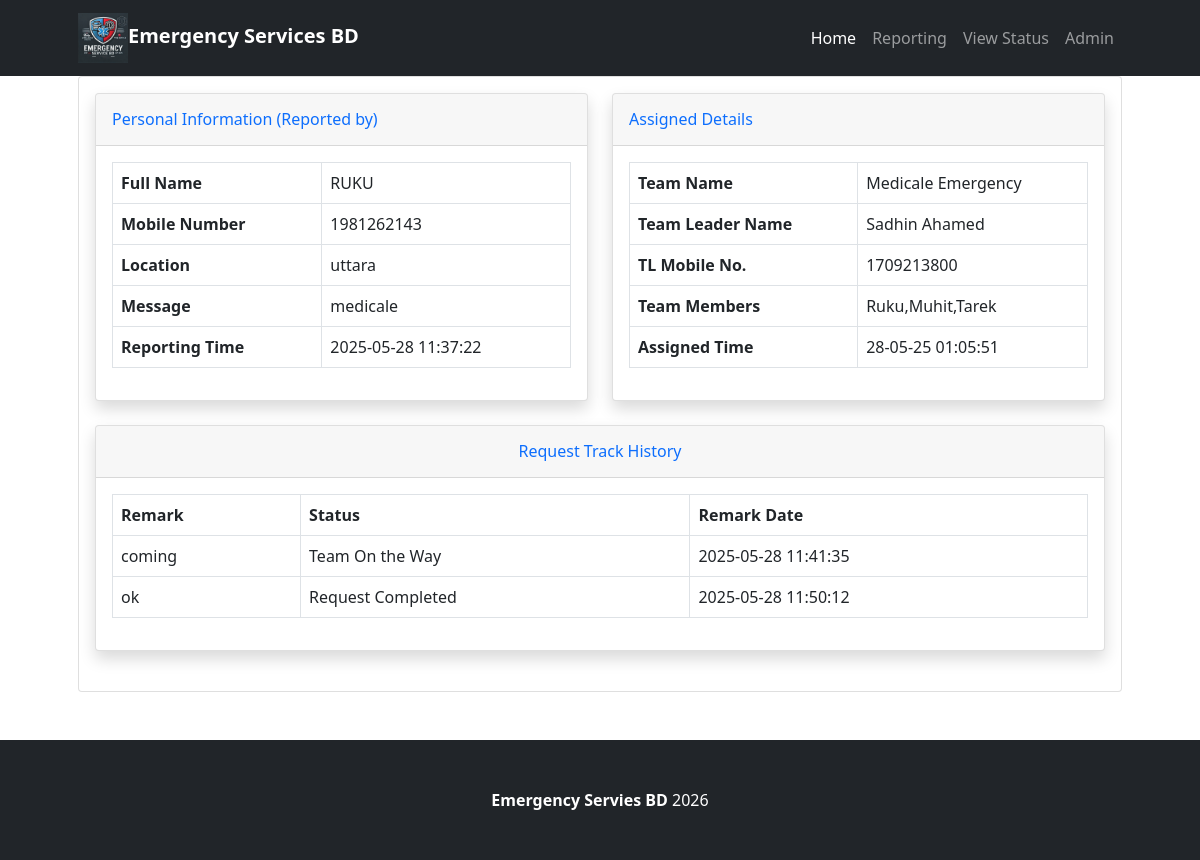
/ofrs/details.php?requestid=7, run on the app's committed database.
### tables this page shows
CREATE TABLE `tblsite` (
  `id` int(11) NOT NULL,
  `siteTitle` varchar(255) DEFAULT NULL,
  `siteLogo` varchar(255) DEFAULT NULL
);

CREATE TABLE `tblfirereport` (
  `id` int(11) NOT NULL,
  `fullName` varchar(255) DEFAULT NULL,
  `mobileNumber` bigint(12) DEFAULT NULL,
  `location` mediumtext DEFAULT NULL,
  `messgae` mediumtext DEFAULT NULL,
  `assignTo` int(11) DEFAULT NULL,
  `status` varchar(120) DEFAULT NULL,
  `postingDate` timestamp NULL DEFAULT current_timestamp(),
  `assignTime` varchar(255) DEFAULT NULL,
  `assignTme` varchar(255) NOT NULL
);

CREATE TABLE `tblteams` (
  `id` int(11) NOT NULL,
  `teamName` varchar(255) DEFAULT NULL,
  `teamLeaderName` varchar(255) DEFAULT NULL,
  `teamLeadMobno` bigint(12) DEFAULT NULL,
  `teamMembers` mediumtext DEFAULT NULL,
  `postingDate` timestamp NULL DEFAULT current_timestamp()
);

CREATE TABLE `tblfiretequesthistory` (
  `id` int(11) NOT NULL,
  `requestId` int(11) DEFAULT NULL,
  `status` varchar(120) DEFAULT NULL,
  `remark` mediumtext DEFAULT NULL,
  `postingDate` timestamp NOT NULL DEFAULT current_timestamp()
);

### ofrs/details.php (the view, shortened to what this page needs)
<?php include_once('includes/config.php');
?>
<!DOCTYPE html>
<html lang="en">
    <head>
        <link href="css/styles.css" rel="stylesheet" />
    </head>
    <body>
<?php include_once('includes/header.php') ?>
        <div class="container px-4 px-lg-5">
            <div class="row gx-4 gx-lg-5">
                <div class="col-md-12 mb-5">
                    <div class="card h-100">
                        <div class="card-body">
  <div class="row">
                        <div class="col-lg-6">
                            <div class="card shadow mb-4">
                                <div class="card-header py-3">
                                    <h6 class="m-0 font-weight-bold text-primary">Personal Information (Reported by)</h6>
                                </div>
                                <div class="card-body">
<?php $rid=$_GET['requestid'];
$query=mysqli_query($con,"select * from tblfirereport where id='$rid'");
while($row=mysqli_fetch_array($query)){
?>
 <table class="table table-bordered"  width="100%" cellspacing="0">
    <tr>
    <th>Full Name</th>
    <td><?php echo $row['fullName'];?></td>
    </tr>
     <tr>
    <th>Mobile Number</th>
    <td><?php echo $row['mobileNumber'];?></td>
    </tr>
     <tr>
    <th>Location</th>
    <td><?php echo $row['location'];?></td>
    </tr>
     <tr>
    <th>Message</th>
    <td><?php echo $row['messgae'];?></td>
    </tr>
     <tr>
    <th>Reporting Time</th>
    <td><?php echo $row['postingDate'];?></td>
    </tr>
 </table>
<?php } ?>
                                </div>
                            </div>
                        </div>
                        <div class="col-lg-6">
                            <div class="card shadow mb-4">
                                <div class="card-header py-3">
                                    <h6 class="m-0 font-weight-bold text-primary">Assigned Details</h6>
                                </div>
                                <div class="card-body">
<?php $query=mysqli_query($con,"select * from tblfirereport
join tblteams on tblteams.id=tblfirereport.assignTo
    where tblfirereport.id='$rid'");
$count=mysqli_num_rows($query);
if($count>0){
while($row=mysqli_fetch_array($query)){ ?>
 <table class="table table-bordered"  width="100%" cellspacing="0">
    <tr>
    <th>Team Name</th>
    <td><?php echo $row['teamName'];?></td>
    </tr>
    <tr>
    <th>Team Leader Name</th>
    <td><?php echo $row['teamLeaderName'];?></td>
    </tr>
    <tr>
    <th>TL Mobile No.</th>
    <td><?php echo $row['teamLeadMobno'];?></td>
    </tr>
 <tr>
    <th>Team Members</th>
    <td><?php echo $row['teamMembers'];?></td>
    </tr>
     <tr>
    <th>Assigned Time</th>
    <td><?php echo $row['assignTme'];?></td>
    </tr>
</table>
<?php } }  else {?>
<h4  style="color:red;" align="center">Not Assigned Yet</h4>
<?php } ?>
                                </div>
                            </div>
                        </div>
                    </div>
<?php
$ret=mysqli_query($con,"select * from tblfiretequesthistory where requestId='$rid'");
$num=mysqli_num_rows($ret);
?>
<div class="row">
                         <div class="col-lg-12">
                            <div class="card shadow mb-4">
                                <div class="card-header py-3">
                                    <h6 class="m-0 font-weight-bold text-primary" align="center">Request  Track History</h6>
                                </div>
                                <div class="card-body">
<?php if($num>0){
?>
 <table class="table table-bordered"  width="100%" cellspacing="0">
<tr>
    <th>Remark</th>
    <th>Status</th>
    <th>Remark Date</th>
<?php while($result=mysqli_fetch_array($ret)){?>
</tr>
    <tr>
    <td><?php echo $result['remark'];?></td>
    <td><?php echo $result['status'];?></td>
    <td><?php echo $result['postingDate'];?></td>
    </tr>
<?php } ?>
</table>
         <?php
     } else { ?>
<h4 align="center" style="color:red"> No Tracking history found </h4>
         <?php } ?>
                                </div>
                            </div>
                        </div>
                    </div>
</div>
                    </div>
                </div>
            </div>
        </div>
<?php include_once('includes/footer.php') ?>
    </body>
</html>

### ofrs/includes/header.php (shortened to what this page needs)
                <?php $query=mysqli_query($con,"select * from tblsite");
while($row=mysqli_fetch_array($query)){
$logo=$row['siteLogo'];
}  ?>
        <nav class="navbar navbar-expand-lg navbar-dark bg-dark">
            <div class="container px-5">
                <a class="navbar-brand" href="index.php">   <img src="admin/uploadeddata/<?php echo $logo;?>"  width="50"><b><?php echo "Emergency Services BD"?></b></a>
                <div class="collapse navbar-collapse" id="navbarSupportedContent">
                    <ul class="navbar-nav ms-auto mb-2 mb-lg-0">
                        <li class="nav-item"><a class="nav-link active" aria-current="page" href="index.php.
                            ">Home</a></li>
                        <li class="nav-item"><a class="nav-link" href="reporting.php">Reporting</a></li>
                        <li class="nav-item"><a class="nav-link" href="search.php">View Status</a></li>
                        <li class="nav-item"><a class="nav-link" href="admin/">Admin</a></li>
                    </ul>
                </div>
            </div>
        </nav>

### data on the page
tblsite: siteLogo (picture)
tblfirereport: fullName "RUKU", mobileNumber "1981262143", location "uttara", messgae "medicale", postingDate "2025-05-28 11:37:22", tblteams.teamName "Medicale Emergency", tblteams.teamLeaderName "Sadhin Ahamed", tblteams.teamLeadMobno "1709213800", tblteams.teamMembers "Ruku,Muhit,Tarek", assignTme "28-05-25 01:05:51"
tblfiretequesthistory: remark "coming", status "Team On the Way", postingDate "2025-05-28 11:41:35"
tblfiretequesthistory: remark "ok", status "Request Completed", postingDate "2025-05-28 11:50:12"
